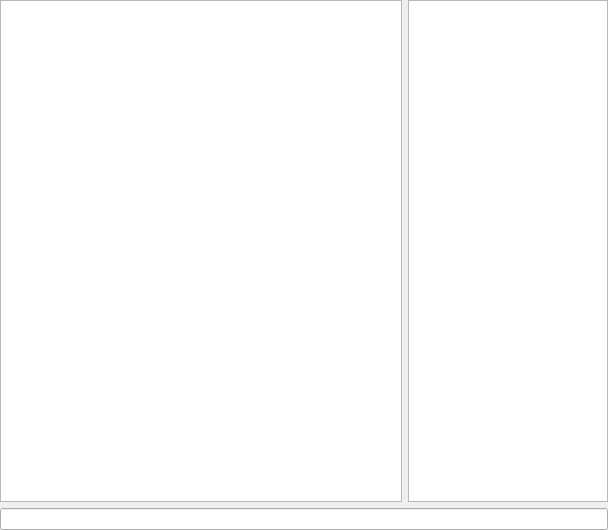
<?xml version="1.0" encoding="UTF-8"?>
<ui version="4.0">
 <class>ChatWidget</class>
 <widget class="QWidget" name="ChatWidget">
  <property name="geometry">
   <rect>
    <x>0</x>
    <y>0</y>
    <width>608</width>
    <height>530</height>
   </rect>
  </property>
  <property name="windowTitle">
   <string>Form</string>
  </property>
  <layout class="QVBoxLayout" name="verticalLayout">
   <property name="margin">
    <number>0</number>
   </property>
   <item>
    <layout class="QHBoxLayout" name="horizontalLayout">
     <item>
      <widget class="QTextBrowser" name="tbChat"/>
     </item>
     <item>
      <widget class="QListWidget" name="lwParticipants">
       <property name="maximumSize">
        <size>
         <width>200</width>
         <height>16777215</height>
        </size>
       </property>
      </widget>
     </item>
    </layout>
   </item>
   <item>
    <widget class="QLineEdit" name="leMessage"/>
   </item>
  </layout>
 </widget>
 <resources/>
 <connections/>
</ui>
